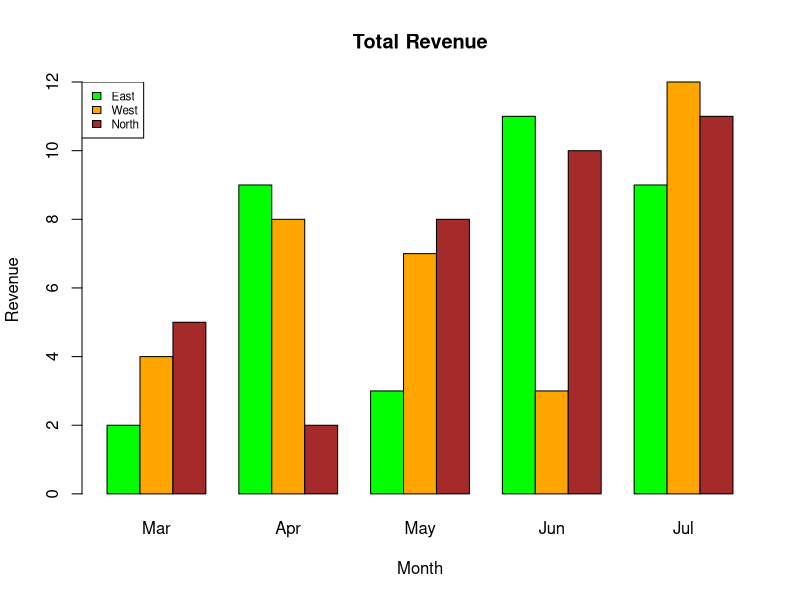
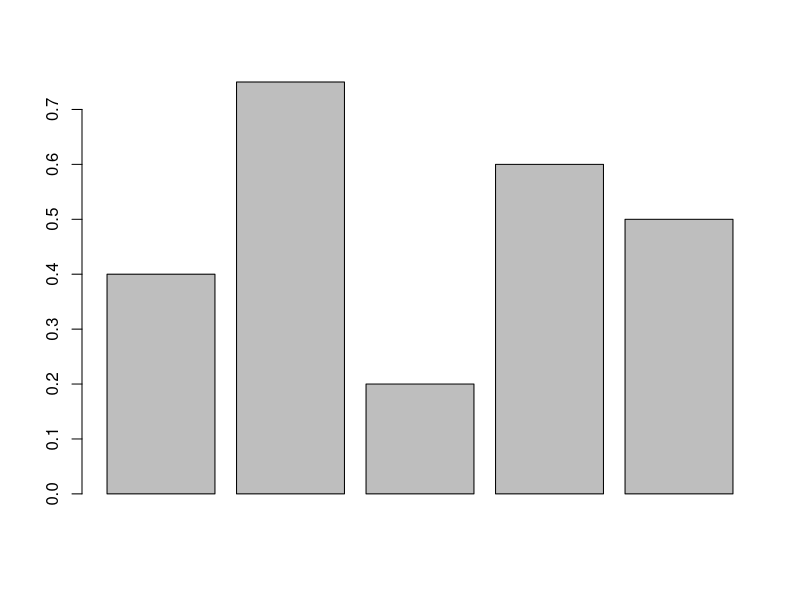
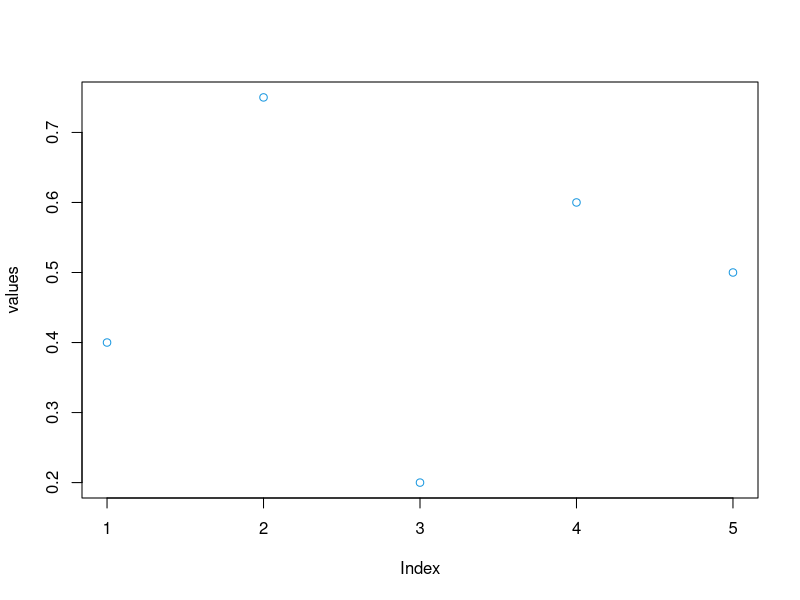
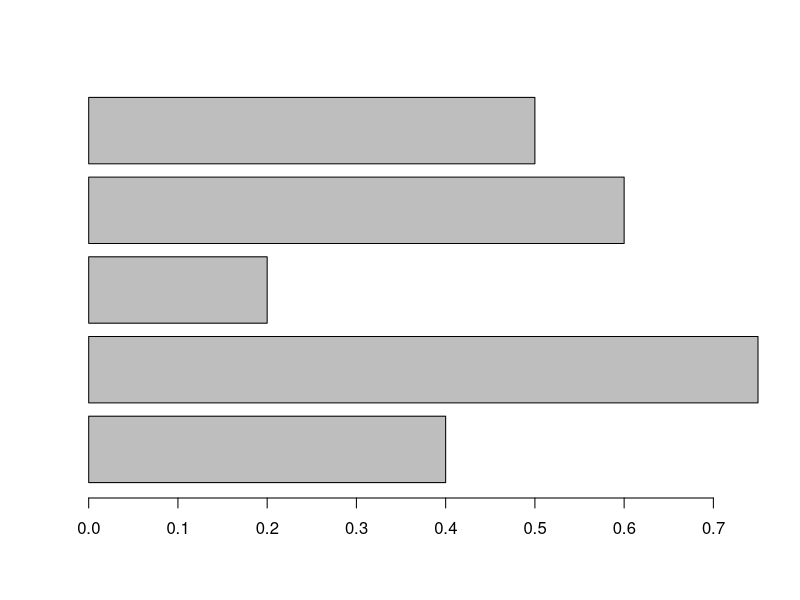
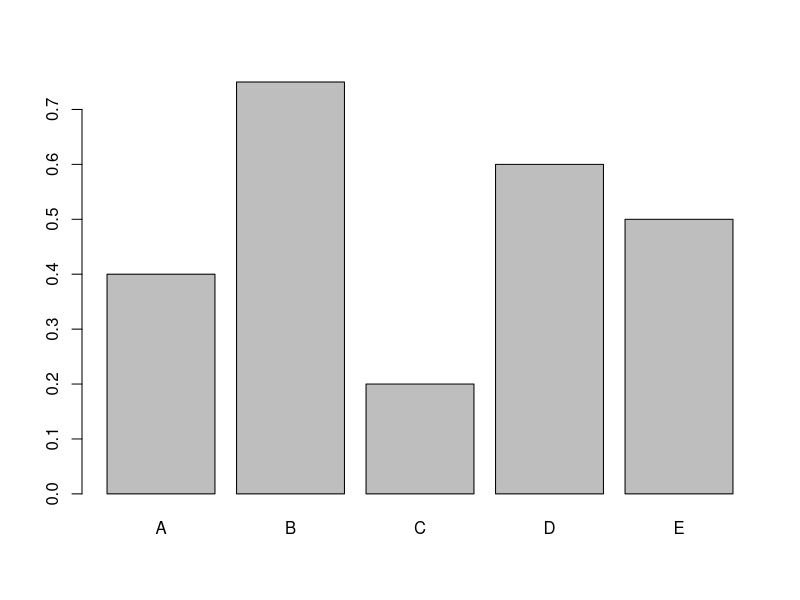
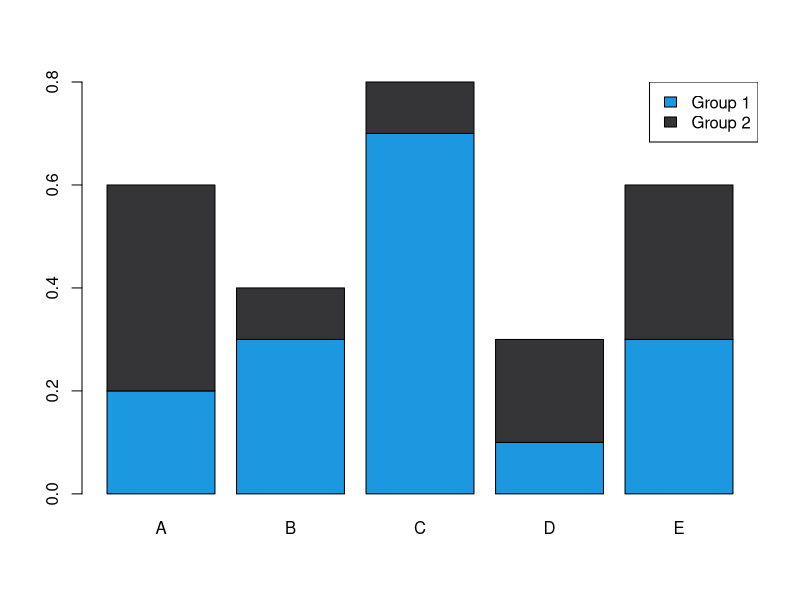
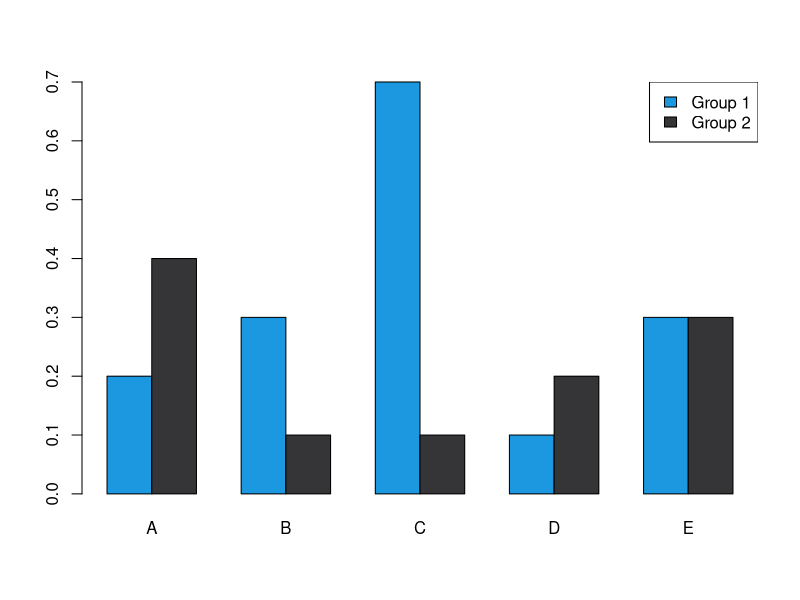
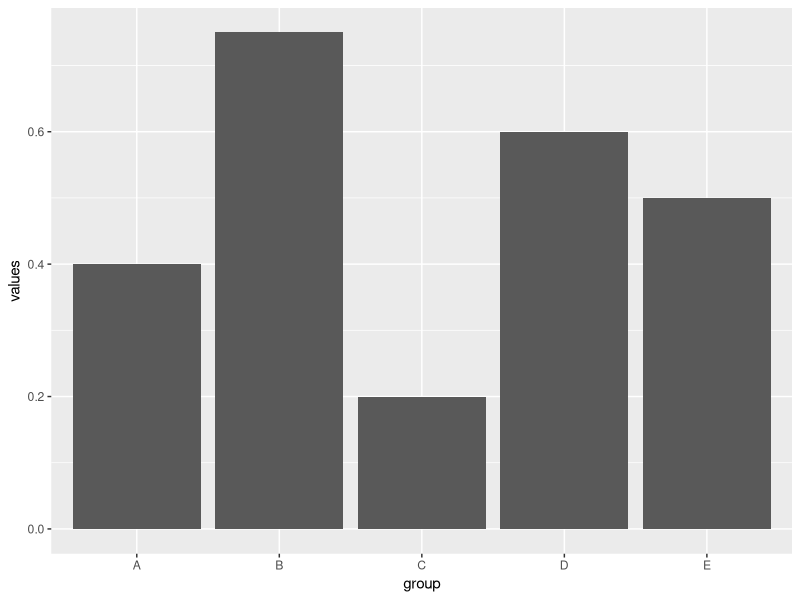

Reproduce these figures in R, in order.
colors = c("green", "orange", "brown")
months <- c("Mar", "Apr", "May", "Jun", "Jul")
regions <- c("East", "West", "North")
# Create the matrix of the values.
Values <- matrix(c(2, 9, 3, 11, 9, 4, 8, 7, 3, 12, 5, 2, 8, 10, 11), nrow = 3, ncol = 5, byrow = TRUE)
# Create the bar chart
# elments can be forced to be unstacked by using beside=True
barplot(Values, main = "Total Revenue", names.arg = months, xlab = "Month", ylab = "Revenue",   col = colors, beside = TRUE)
# Add the legend to the chart
legend("topleft", regions, cex = 0.7, fill = colors)
#Basic Barplot in R
values <- c(0.4, 0.75, 0.2, 0.6, 0.5)
barplot(values)
#adding colorbar
plot(values,col = "#1b98e0")
#Horizontal Barplot
barplot(values,horiz = TRUE)
#Barplot with labels
group <- LETTERS[1:5]
barplot(values,names.arg = group)
#Stacked Barplot with Legend
data <- data.frame(A = c(0.2, 0.4), 
                   B = c(0.3, 0.1),  C = c(0.7, 0.1), D = c(0.1, 0.2),  E = c(0.3, 0.3))
rownames(data) <- c("Group 1", "Group 2")
data
barplot(as.matrix(data),col = c("#1b98e0", "#353436"))
legend("topright",       legend = c("Group 1", "Group 2"),       fill = c("#1b98e0", "#353436"))
#Grouped Barplot with Legend
barplot(as.matrix(data),  col = c("#1b98e0", "#353436"),  beside = TRUE)
legend("topright",       legend = c("Group 1", "Group 2"), fill = c("#1b98e0", "#353436"))
library("ggplot2")
data_ggp <- data.frame(group, values)
ggplot(data_ggp, aes(x = group, y = values)) +  
  geom_bar(stat = "identity")


